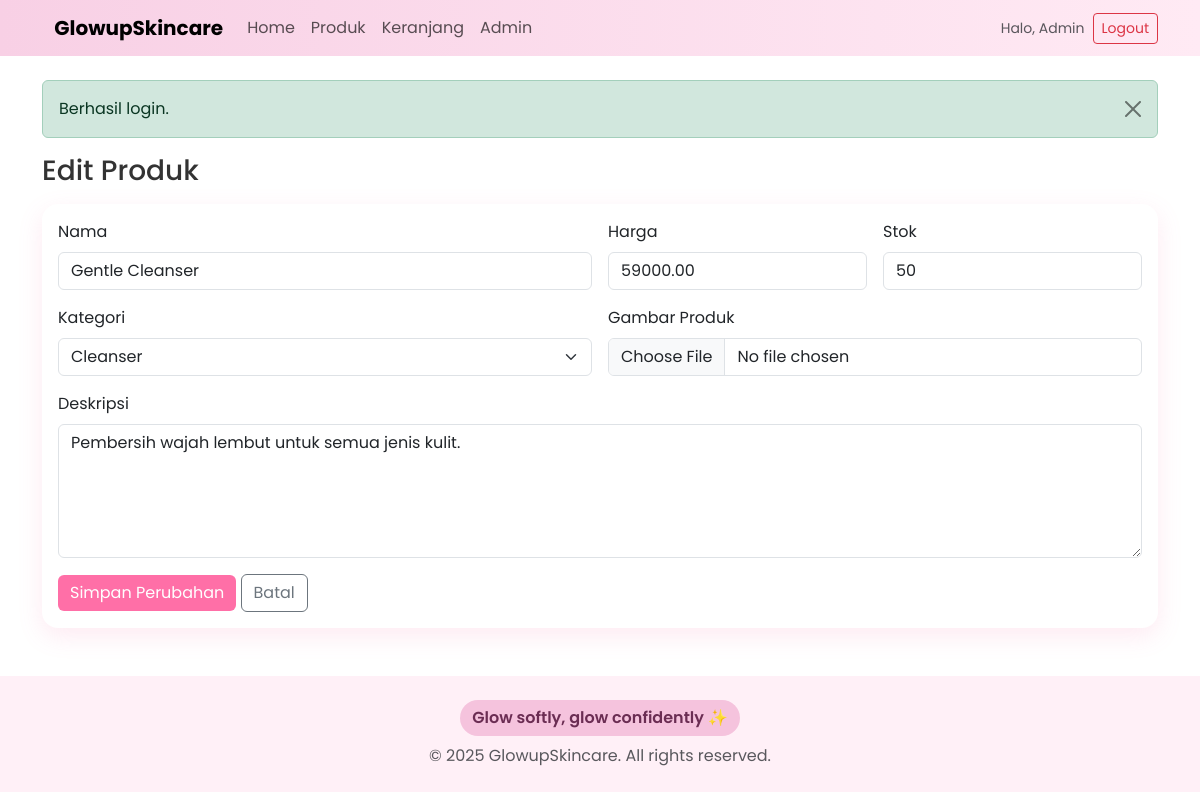
Page /admin/product_form.php?id=1 (signed in) on the committed database.
### tables this page shows
CREATE TABLE IF NOT EXISTS products (
  id INT AUTO_INCREMENT PRIMARY KEY,
  name VARCHAR(200) NOT NULL,
  description TEXT,
  price DECIMAL(12,2) NOT NULL DEFAULT 0,
  stock INT NOT NULL DEFAULT 0,
  category_id INT DEFAULT NULL,
  image VARCHAR(255) DEFAULT NULL,
  created_at TIMESTAMP DEFAULT CURRENT_TIMESTAMP,
  FOREIGN KEY (category_id) REFERENCES categories(id) ON DELETE SET NULL
);

CREATE TABLE IF NOT EXISTS categories (
  id INT AUTO_INCREMENT PRIMARY KEY,
  name VARCHAR(100) NOT NULL,
  created_at TIMESTAMP DEFAULT CURRENT_TIMESTAMP
);

### db.php (called while the page is built, shortened)
<?php
$mysqli = new mysqli(DB_HOST, DB_USER, DB_PASS, DB_NAME);
$mysqli->set_charset('utf8mb4');
function db(): mysqli {
    global $mysqli;
    return $mysqli;
}
?>

### admin/product_form.php (the view, shortened to what this page needs)
<?php
require_once __DIR__ . '/../header.php';
$id = isset($_GET['id']) ? (int)$_GET['id'] : 0;
$editing = $id > 0;
$product = $editing ? getProduct($id) : null;
$categories = getCategories();
?>
<h3 class="mb-3"><?= $editing ? 'Edit Produk' : 'Tambah Produk' ?></h3>
<form method="post" enctype="multipart/form-data" class="card p-3">
  <div class="row g-3">
    <div class="col-md-6">
      <label class="form-label">Nama</label>
      <input type="text" name="name" class="form-control" required value="<?= e($product['name'] ?? '') ?>">
    </div>
    <div class="col-md-3">
      <label class="form-label">Harga</label>
      <input type="number" step="0.01" name="price" class="form-control" required value="<?= e($product['price'] ?? '0') ?>">
    </div>
    <div class="col-md-3">
      <label class="form-label">Stok</label>
      <input type="number" name="stock" class="form-control" required value="<?= e($product['stock'] ?? '0') ?>">
    </div>
    <div class="col-md-6">
      <label class="form-label">Kategori</label>
      <select name="category_id" class="form-select">
        <?php foreach ($categories as $c): ?>
          <option value="<?= $c['id'] ?>" <?= isset($product['category_id']) && (int)$product['category_id'] === (int)$c['id'] ? 'selected' : '' ?>>
            <?= e($c['name']) ?>
          </option>
        <?php endforeach; ?>
      </select>
    </div>
    <div class="col-md-6">
      <label class="form-label">Gambar Produk</label>
      <input type="file" name="image" class="form-control" accept="image/*" <?= $editing ? '' : 'required' ?>>
    </div>
    <div class="col-12">
      <label class="form-label">Deskripsi</label>
      <textarea name="description" rows="5" class="form-control"><?= e($product['description'] ?? '') ?></textarea>
    </div>
  </div>
  <div class="mt-3">
    <button class="btn btn-accent"><?= $editing ? 'Simpan Perubahan' : 'Simpan' ?></button>
    <a href="<?= BASE_URL ?>/admin/products.php" class="btn btn-outline-secondary">Batal</a>
  </div>
</form>
<?php require_once __DIR__ . '/../footer.php'; ?>

### header.php (style rules this page uses)
:root { --soft-pink: #f8d0e5; --soft-pink-2: #f5c3dd; --soft-pink-3: #f3b1d3; --accent: #ff6fa7; --text: #333; --bg: #fff; }
body { font-family: 'Poppins', sans-serif; background: #fff; color: var(--text); }
.btn-accent { background: var(--accent); color: #fff; border: none; }
.card { border: none; border-radius: 16px; box-shadow: 0 8px 24px rgba(246, 117, 169, 0.15); }

### rows in the picture
products: name "Gentle Cleanser", price "59000.00", stock "50", category_id "Cleanser", description "Pembersih wajah lembut untuk semua jenis kulit."

### other values in the picture
APP_NAME "GlowupSkincare"
$_SESSION['user']['name'] "Admin"
$msg "Berhasil login."
